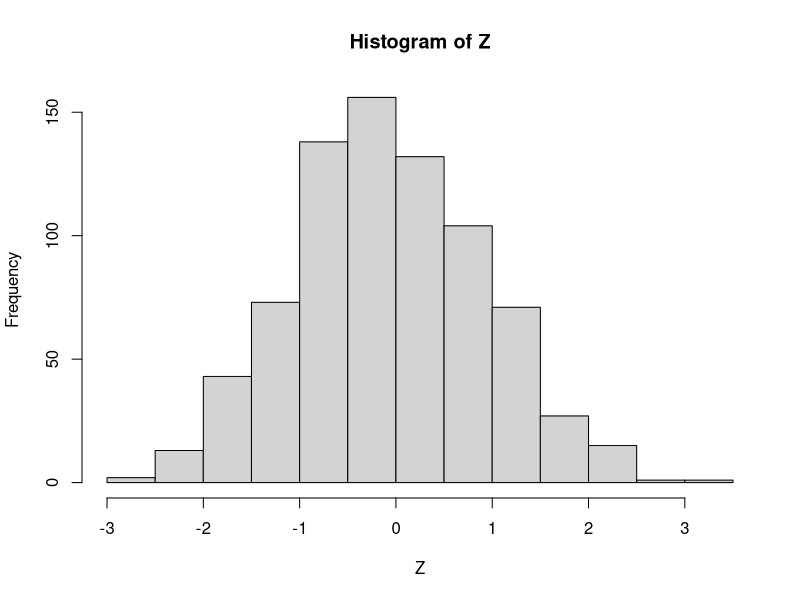
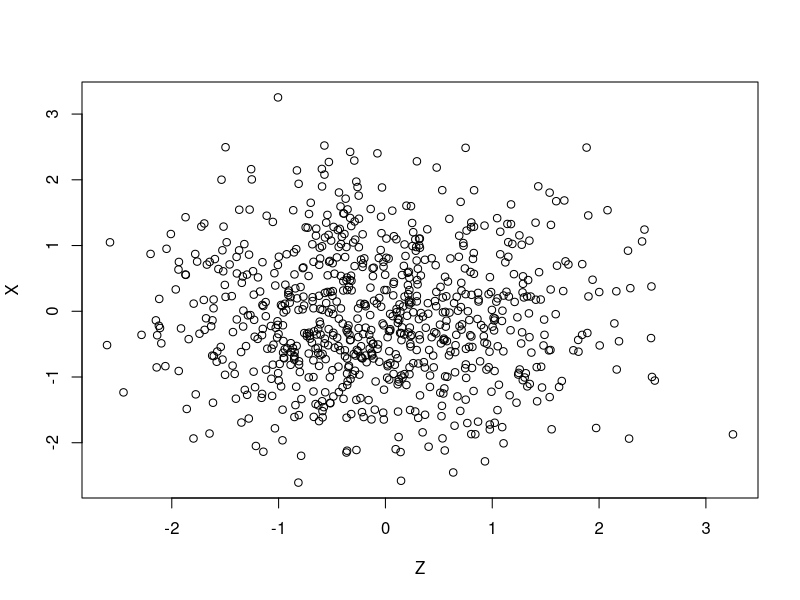

Generate these figures, in order, with R:
k<-1
Y1<-(-log(runif(1000)))
Y2<-(-log(runif(1000)))

U<-runif(1000)
Z<-c()

for (i in 1:1000){
  if (Y2[i] >= (Y1[i]-1)^2/2){
    if (U[i] < 0.5){
      Z = append(Z,Y1[i]);
      
    }
    else{
      Z =append(Z,-Y1[i]);
    }
  }
}

hist(Z)

L<-length(Z)
X<-c()
for (j in 1:L-1){
  X[j]<-c(Z[j+1])
}
X[L]<-0
plot(Z,X)
mean(Z)
var(Z)
